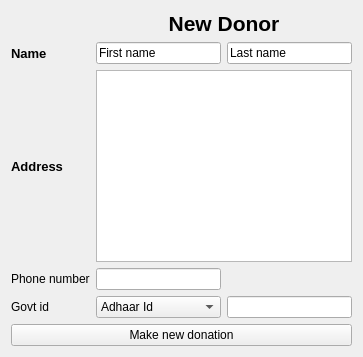
                  <widget class="QWidget" name="page_home">
                   <layout class="QVBoxLayout" name="verticalLayout_10">
                    <item>
                     <layout class="QGridLayout" name="gridLayout_3">
                      <item row="5" column="2">
                       <widget class="QLineEdit" name="lineEdit_2">
                        <property name="text">
                         <string>First name</string>
                        </property>
                       </widget>
                      </item>
                      <item row="6" column="0">
                       <widget class="QLabel" name="label_3">
                        <property name="font">
                         <font>
                          <family>Segoe UI</family>
                          <pointsize>10</pointsize>
                          <weight>75</weight>
                          <bold>true</bold>
                         </font>
                        </property>
                        <property name="text">
                         <string>Address</string>
                        </property>
                       </widget>
                      </item>
                      <item row="6" column="2" colspan="2">
                       <widget class="QTextEdit" name="textEdit">
                        <property name="maximumSize">
                         <size>
                          <width>16777215</width>
                          <height>300</height>
                         </size>
                        </property>
                        <property name="html">
                         <string>&lt;!DOCTYPE HTML PUBLIC &quot;-//W3C//DTD HTML 4.0//EN&quot; &quot;http://www.w3.org/TR/REC-html40/strict.dtd&quot;&gt;
&lt;html&gt;&lt;head&gt;&lt;meta name=&quot;qrichtext&quot; content=&quot;1&quot; /&gt;&lt;style type=&quot;text/css&quot;&gt;
p, li { white-space: pre-wrap; }
&lt;/style&gt;&lt;/head&gt;&lt;body style=&quot; font-family:'MS Shell Dlg 2'; font-size:8.25pt; font-weight:400; font-style:normal;&quot;&gt;
&lt;p style=&quot;-qt-paragraph-type:empty; margin-top:0px; margin-bottom:0px; margin-left:0px; margin-right:0px; -qt-block-indent:0; text-indent:0px;&quot;&gt;&lt;br /&gt;&lt;/p&gt;&lt;/body&gt;&lt;/html&gt;</string>
                        </property>
                       </widget>
                      </item>
                      <item row="8" column="0">
                       <widget class="QLabel" name="label_5">
                        <property name="text">
                         <string>Govt id</string>
                        </property>
                       </widget>
                      </item>
                      <item row="1" column="2" colspan="2">
                       <widget class="QLabel" name="label_16">
                        <property name="enabled">
                         <bool>true</bool>
                        </property>
                        <property name="sizePolicy">
                         <sizepolicy hsizetype="Preferred" vsizetype="Preferred">
                          <horstretch>0</horstretch>
                          <verstretch>0</verstretch>
                         </sizepolicy>
                        </property>
                        <property name="maximumSize">
                         <size>
                          <width>16777215</width>
                          <height>50</height>
                         </size>
                        </property>
                        <property name="font">
                         <font>
                          <family>Segoe UI</family>
                          <pointsize>16</pointsize>
                          <weight>75</weight>
                          <bold>true</bold>
                         </font>
                        </property>
                        <property name="cursor">
                         <cursorShape>ArrowCursor</cursorShape>
                        </property>
                        <property name="autoFillBackground">
                         <bool>false</bool>
                        </property>
                        <property name="styleSheet">
                         <string notr="true"/>
                        </property>
                        <property name="text">
                         <string>New Donor</string>
                        </property>
                        <property name="scaledContents">
                         <bool>true</bool>
                        </property>
                        <property name="alignment">
                         <set>Qt::AlignHCenter|Qt::AlignTop</set>
                        </property>
                        <property name="indent">
                         <number>0</number>
                        </property>
                       </widget>
                      </item>
                      <item row="5" column="3">
                       <widget class="QLineEdit" name="lineEdit_3">
                        <property name="text">
                         <string>Last name</string>
                        </property>
                       </widget>
                      </item>
                      <item row="5" column="0">
                       <widget class="QLabel" name="label_2">
                        <property name="font">
                         <font>
                          <family>Segoe UI</family>
                          <pointsize>10</pointsize>
                          <weight>75</weight>
                          <bold>true</bold>
                         </font>
                        </property>
                        <property name="text">
                         <string>Name</string>
                        </property>
                       </widget>
                      </item>
                      <item row="7" column="0">
                       <widget class="QLabel" name="label_4">
                        <property name="text">
                         <string>Phone number</string>
                        </property>
                       </widget>
                      </item>
                      <item row="7" column="2">
                       <widget class="QLineEdit" name="lineEdit_4"/>
                      </item>
                      <item row="8" column="3">
                       <widget class="QLineEdit" name="lineEdit_5"/>
                      </item>
                      <item row="8" column="2">
                       <widget class="QComboBox" name="comboBox_2">
                        <item>
                         <property name="text">
                          <string>Adhaar Id</string>
                         </property>
                        </item>
                        <item>
                         <property name="text">
                          <string>Pan Card</string>
                         </property>
                        </item>
                       </widget>
                      </item>
                     </layout>
                    </item>
                    <item>
                     <widget class="QPushButton" name="pushButton_2">
                      <property name="text">
                       <string>Make new donation</string>
                      </property>
                     </widget>
                    </item>
                   </layout>
                  </widget>
